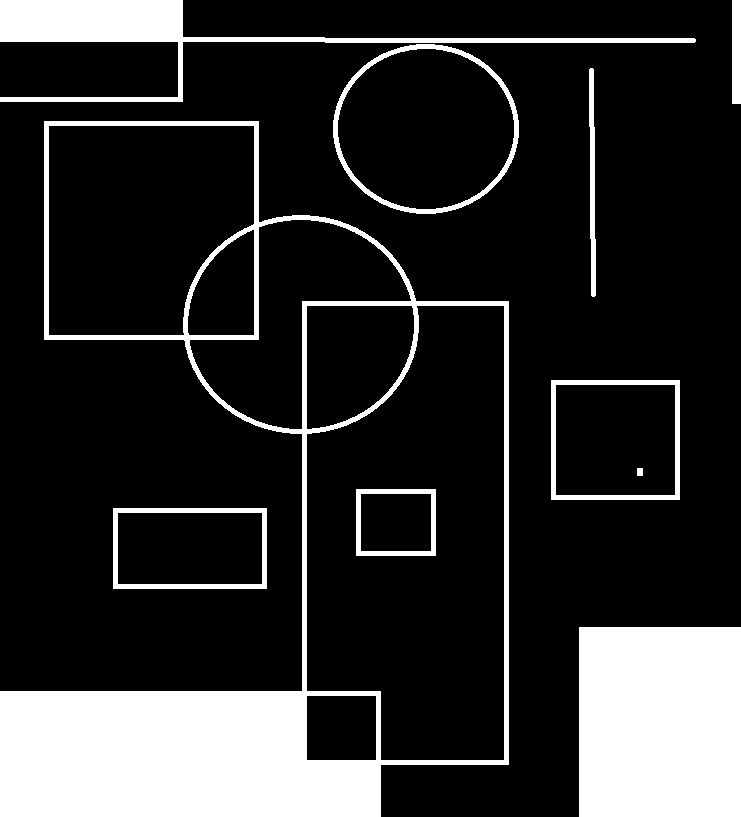
//> input picture cv/scan/objscan.png, 741 x 817 px
$ ./test_objscan objscan.png   (built with g++ and OpenCV 4)
//> lines starting //> are read from the running program, lines starting //| are printed output that depends on the picture; after the words box and inside, x2 and y2 are one past the last pixel; in counts of white or black regions, pixels touching at a corner belong together
### cv/scan/objscan.h
/*
 * objscan.h
 *
 *  Created on: 2015. 10. 7.
 *      Author: decoz
 *
 *  ocr div 의 약점을 보완하기 위한 실험용 클래스
 *  스캔시 영역을 계산해  서로 연결된 obejct 를 스캔
 *
 *  스캔시 발생하는 점들의 연결성을 죄다 관리하므로
 *  많은 메모리를 사용하지만 복잡한 구조의 스캔이 가능하도록 한다.
 *
 *
 *
 */

#ifndef DCOBJSCAN_H_
#define DCOBJSCAN_H_

#include <opencv2/opencv.hpp>

using namespace cv;
using namespace std;

/**
 * @brief 오브젝트 구조의 기본단위
 * @details
 * layer 는 층의 숫자이며
 * s ~ e 까지의 1차원 영역을 의미
 *
 * 예를 들어 종스캔의 경우
 * layer : 10 , s : 1, e : 20
 * 인 rod 는 Point(1,10) ~ Point(20,10) 의 영역을 의미
 *
 */

enum scan_dir {
	dir_v,
	dir_h
};

typedef struct _rod // 스캔 라인의 독립 연결점
{	int layer; 	// horizontal scan case = x , vertical case = y
	int s,e;  	// start , end point
} rod;

typedef vector<rod> bunch;
typedef bunch::iterator Iter_rods;

/**
 * @brief rod의 벡터로 구성된 오브젝트 자료형
 * @details
 * 이미지의 모양을 저장하기 위해 각 층별 층(layer) 시작점(s) ~ 끝점(e) 로 구성된
 *  rod 의 집합으로 표현.
 *
 * @param  vector<rod> rods rod 의 집합
 * @param  int direction 	스캔 방향
 */
class obj {

public:
	int direction; 			// 1 : horizontal 0 : vertical

	bunch rods;

	void merge(obj o);

	void sort();
	int	getVolume(); 		// object 의 부피 (총 pixel 숫자) 를 리턴한다.
	bool isMeet(rod rd1);
	void append(rod rd);

	void draw(Mat img, Scalar color);
	void draw(Mat img, int x, int y, Scalar color);

	Rect getRect();
private:
	Rect r;
	bool rect_updated;


};
typedef bunch::iterator  Iter_bunch;
typedef vector<obj>::iterator Iter_obj;

/**
 * @brief 이미지의 오브젝트를 추출하기 위한 클래스
 * @details
 * 횡스캔, 종스캔 양쪽을 다 지원하며
 * vector <obj> objects; 멤버에 저장된다.
 *
 */
class objscan {
private:


	bunch mergeTiss( bunch b1, bunch b2);

public:
	Mat 	gray;
	int 	min_thresh; 				// min_thresh > 0  인경우 object 구성시 일정 수치 이하의 오브젝트는 필터링함
	Size 	img_size;
	bool 	dmsg;
	vector <obj> objects;

	void draw_all(Mat  gimg, Scalar color);

	void loadImage(Mat img);
	objscan();
	virtual ~objscan();

	void scan(int direction);
	void scanV();
	void scanH();
};


#endif /* DCOBJSCAN_H_ */

### cv/scan/objscan.cpp
/*
 * objscan.cpp
 *
 *  Created on: 2015. 10. 7.
 *      Author: decoz
 */

#include "objscan.h"

#include <stdio.h>

objscan::objscan() {
	dmsg = false;
	min_thresh = 1;
}

objscan::~objscan() {
	// TODO Auto-generated destructor stub
}

void objscan::loadImage(Mat img) {

	objects.clear();
	gray = img;
	//gray = asBgBlack(asGray(img));

	/*
	if(img.channels() > 1) cvtColor(img,gray,CV_BGR2GRAY);
	else gray = img;
	*/

	img_size = img.size();

}

/** @brief obj 전체를 img 에 그린다.*/
// [9 lines left out: function draw_all, not called in this run]

/**
 * @brief binary image 를 스캔하여 각각의 구분된  오브젝트를 추출
 */
void objscan::scan(int d){
	vector <obj> current, next;
	bool dmsg = false;
	for(int y=0;y<(d? gray.cols:gray.rows);y++){
		for(int x=0, s=-1; x<=(d? gray.rows:gray.cols);x++)
			if(  x < (d? gray.rows:gray.cols) && (d? gray.at<uchar>(x,y) : gray.at<uchar>(y,x) ) > 127 ){
				if( s < 0 ) s = x;
			}	else if( s >= 0){  					// create rod and check if it meets current objects
				rod nrd = {y, s, x-1};
				Iter_obj meet = current.end();
				for(Iter_obj i = current.begin(); i!=current.end();  i++)
					if( i->isMeet(nrd) )
						if( meet == current.end() ) {
							i->append(nrd);  		// meet first
							meet = i;
						} else {
							Iter_obj n = i-1;
							meet->merge( *i );		// meet more than one
							current.erase(i);
							i = n;
						}
				if(meet == current.end()) {// meet none -> create obj
					obj nobj;
					nobj.direction = d;
					nobj.append(nrd);
					current.push_back(nobj);
				}
				s = -1;
			}
		/* select for next */
		next.clear();
		for(Iter_obj i=current.begin(); i!=current.end(); i++){
			bunch rods = i->rods;
			rod last =*(rods.end() - 1);

			if(last.layer == y )	next.push_back(*i);
			else if(i->getVolume()  >= min_thresh   )
				objects.push_back(*i);
		}
		current = next;
	}

	for(Iter_obj i=current.begin(); i!=current.end(); i++)
		if(i->getVolume()  >= min_thresh )	objects.push_back(*i);

	if(dmsg) printf("scan result: %d objects \n", objects.size());
}

// [9 lines left out: functions scanV, scanH, not called in this run]


bool comprod(rod r1,  rod r2){
	if(r1.layer < r2.layer) return true;
	else return false;
}

// [15 lines left out: function draw, not called in this run]

void obj::draw(Mat img, int x, int y, Scalar color){

	Rect r = getRect();
	int sx = r.x - x, sy = r.y - y;

	for(int i=0;i<rods.size();i++){
		rod tr = rods[i];
		for(int j=tr.s; j<=tr.e; j++)
			if(img.channels() == 3 ) {
				if(direction)  img.at<Vec3b>(j - sy, tr.layer - sx) = Vec3b( color.val[0], color.val[1], color.val[2] );
				else  img.at<Vec3b>( tr.layer - sy, j - sx) = Vec3b( color.val[0], color.val[1], color.val[2] );
			} else if(img.channels() == 1 ) {
				if(direction)  img.at<uchar>(j - sy, tr.layer - sx) = color.val[0];
				else  img.at<uchar>( tr.layer - sy, j - sx) = color.val[0];
			}
	}
}

int  obj::getVolume(){

	int sum = 0;
	for(int i=0;i<rods.size();i++)
		sum += rods[i].e - rods[i].s + 1;

	return sum;
}


void obj::sort(){
	std::sort( rods.begin(), rods.end(), comprod);
}

Rect  obj::getRect(){

	if(rect_updated) return r;

	int l = rods.size();
	int sl = rods[0].layer, el = rods[l-1].layer;

	int min = rods[0].s , max = rods[0].e;

	for(int i=1;i<l;i++){

		if(sl > rods[i].layer ) sl = rods[i].layer;
		if(el < rods[i].layer ) el = rods[i].layer;

		if(min > rods[i].s) min = rods[i].s;
		if(max < rods[i].e) max = rods[i].e;
	}

	//Rect r;

	if(direction) {
		r.x = sl;
		r.y = min;
		r.width = el - sl + 1;
		r.height = max - min +  1;
	}
	else {
		r.x = min;
		r.y = sl;
		r.width = max - min + 1;
		r.height = el - sl + 1;
	}

	rect_updated = true;

	return r;
}


void obj::merge( obj o){

	for(int i=0;i<o.rods.size();i++)
		rods.push_back(o.rods[i]) ;
	sort();
	rect_updated = false;
}

void obj::append(rod rd){
	rods.push_back(rd);
	rect_updated = false;
}


bool obj::isMeet( rod rd1 ){

	Iter_rods er = rods.end() -1;
	while( er->layer >= rd1.layer -1 ){
		if( er->e >= rd1.s  && er->s <= rd1.e ) return true;

		if( er == rods.begin() ) break;
		else er--;
	}

	return false;
}

### cv/scan/test_objscan.cpp
/*
 * test_objscan.cpp
 *
 *  Created on: 2017. 2. 25.
 *      Author: decoz
 */

#include <stdio.h>
#include <opencv2/opencv.hpp>
#include "objscan.h"

using namespace cv;

int main(int argc, char **argv) {


	if(argc <  2) {
		printf("need filename argc[%d] \n", argc);
		return 0;
	}

	objscan scan;

	for(int i=1; i<argc; i++){

		Mat img = imread(argv[i], CV_LOAD_IMAGE_GRAYSCALE);
//> img: 817 rows x 741 cols, CV_8UC1; 18.2% white; 10 white regions, largest, box (x1, y1, x2, y2) and area: (0, 121, 509, 817) 57076, (579, 627, 741, 817) 30780, (0, 0, 696, 102) 11439
		if(img.empty()) {
			printf("fail to load %s\n", argv[i]);
			continue;
		}

		threshold(img,img,150,255,THRESH_BINARY);
		scan.loadImage(img);
		scan.scan(0);
//> after the loop in scan, `for(int y=0;y<(d? gray.cols:gray.rows);y++)`: current = 2 items; objects = 8 items
//> the loop in scan, `for(Iter_obj i=current.begin(); i!=current.end(); i++)` made 2 passes
		scan.scan(1);
//> the loop in scan (call 2), `for(Iter_obj i=current.begin(); i!=current.end(); i++)` made 2 passes

		Mat nimg(img.size(), CV_8UC1);
		nimg.setTo(0);

		for(Iter_obj i = scan.objects.begin(); i != scan.objects.end(); i++){
			i->draw(nimg, 100, 100 , Scalar(255));
		}
//> this loop made 20 passes
//> (sx in draw, sy in draw) on passes 1 to 12: (-100, -100), (632, -100), (233, -56), (489, -32), (537, 368), (451, 280), (256, 389), (13, 408), (-100, 21), (479, 527), (13, 408), (256, 389)
//> pass 1, `i->draw(nimg, 100, 100 , Scalar(255));`:
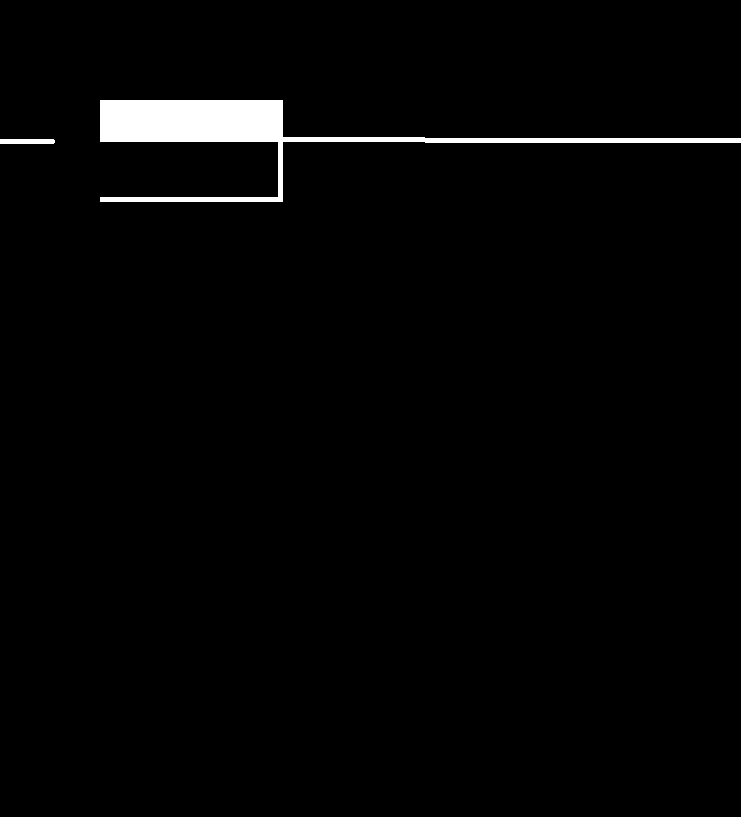
//> nimg: 817 rows x 741 cols, CV_8UC1; 1.9% white; 2 white regions, box (x1, y1, x2, y2) and area: (100, 100, 741, 202) 11166, (0, 139, 55, 144) 273
//> pass 2, `i->draw(nimg, 100, 100 , Scalar(255));`:
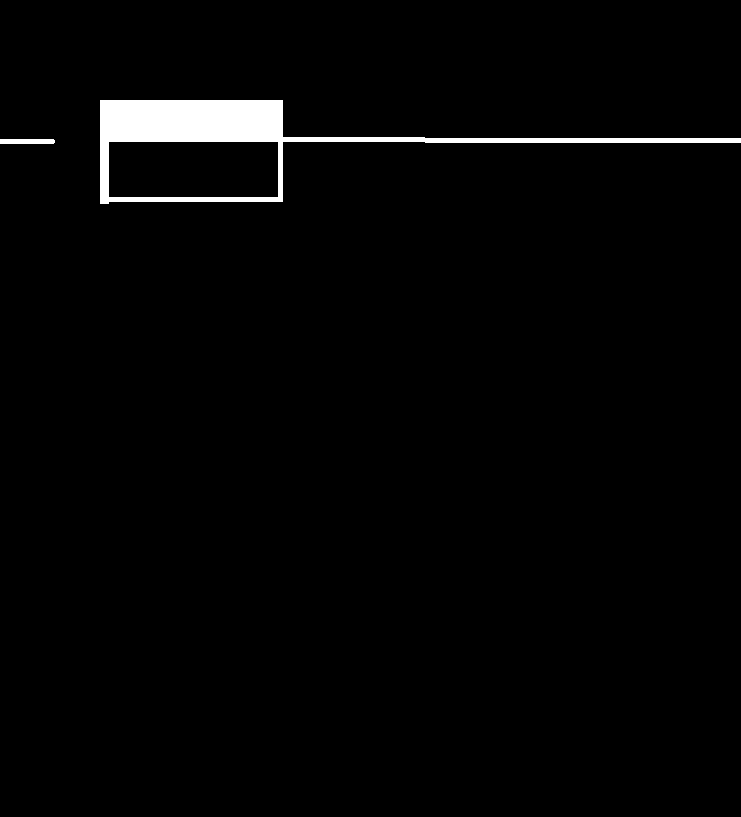
//> nimg: 817 rows x 741 cols, CV_8UC1; 2% white; 2 white regions, box (x1, y1, x2, y2) and area: (100, 100, 741, 204) 11679, (0, 139, 55, 144) 273
//> pass 3, `i->draw(nimg, 100, 100 , Scalar(255));`:
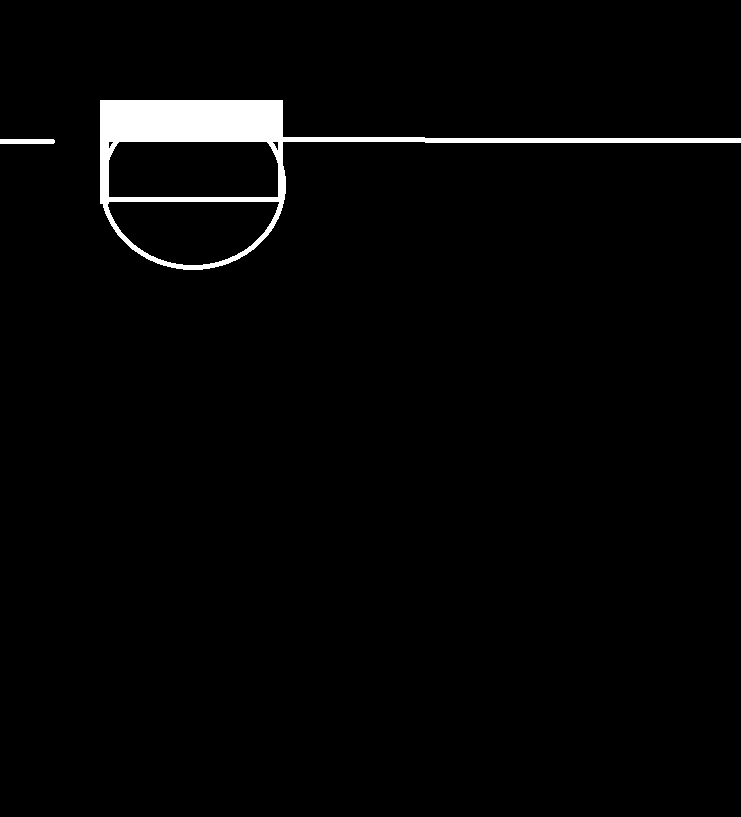
//> nimg: 817 rows x 741 cols, CV_8UC1; 2.2% white; 2 white regions, box (x1, y1, x2, y2) and area: (100, 100, 741, 270) 13093, (0, 139, 55, 144) 273
//> after the loop:
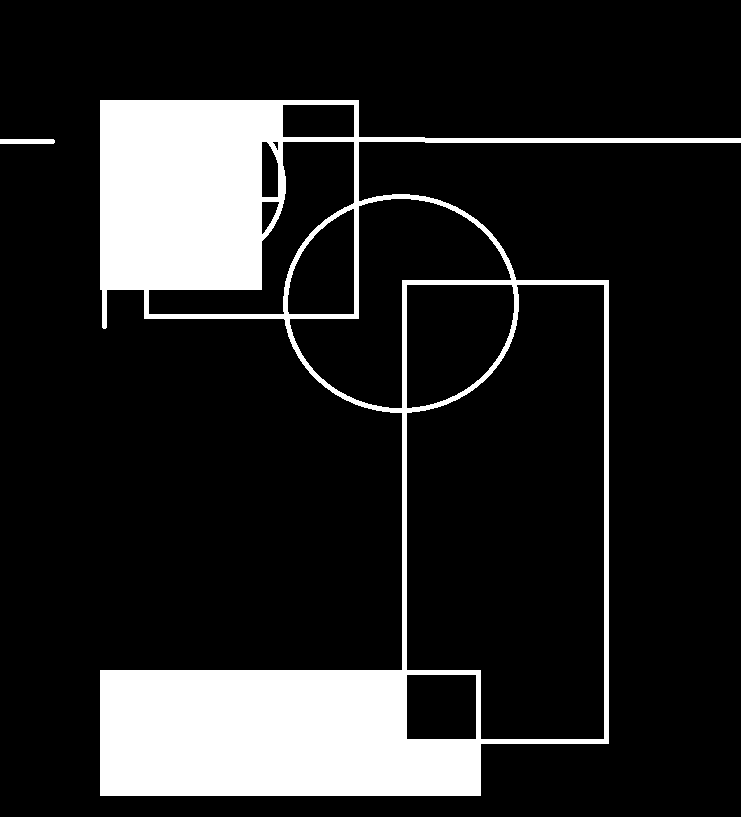
//> nimg: 817 rows x 741 cols, CV_8UC1; 15% white; 2 white regions, box (x1, y1, x2, y2) and area: (100, 100, 741, 796) 90334, (0, 139, 55, 144) 273

		fflush(stdout);
		imshow("objscan_test src",img);
		imshow("objscan_test result",nimg);
		waitKey(0);
	}

	return 0;
}
